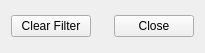
<?xml version="1.0" encoding="UTF-8"?>
<ui version="4.0">
 <class>WdgFilterPopup</class>
 <widget class="QWidget" name="WdgFilterPopup">
  <property name="geometry">
   <rect>
    <x>0</x>
    <y>0</y>
    <width>205</width>
    <height>53</height>
   </rect>
  </property>
  <property name="windowTitle">
   <string>Form</string>
  </property>
  <layout class="QVBoxLayout" name="verticalLayout" stretch="0">
   <item>
    <layout class="QHBoxLayout" name="horizontalLayout">
     <item>
      <widget class="QPushButton" name="pbClearFilter">
       <property name="text">
        <string>Clear Filter</string>
       </property>
      </widget>
     </item>
     <item>
      <spacer name="horizontalSpacer">
       <property name="orientation">
        <enum>Qt::Orientation::Horizontal</enum>
       </property>
       <property name="sizeHint" stdset="0">
        <size>
         <width>40</width>
         <height>20</height>
        </size>
       </property>
      </spacer>
     </item>
     <item>
      <widget class="QPushButton" name="pbClose">
       <property name="text">
        <string>Close</string>
       </property>
      </widget>
     </item>
    </layout>
   </item>
  </layout>
 </widget>
 <resources/>
 <connections/>
</ui>
